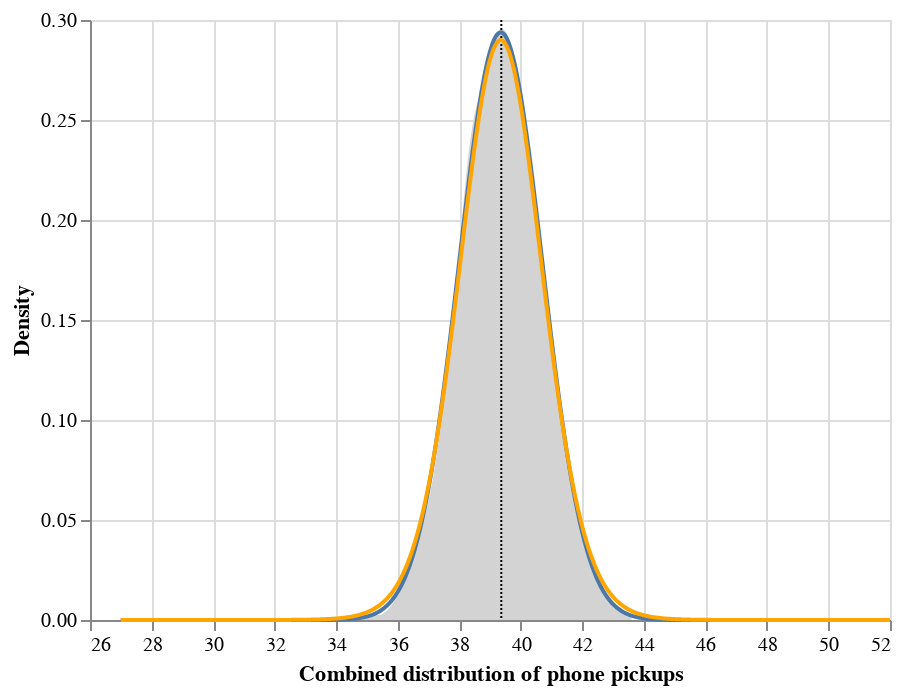

Notebook code cell kept with this figure:
### Markdown cell above
### Question 1.3.2 Visualize and compare uncertainty distributions (5 points)

Visualize all three distributions you have constructed so far in a single plot. 

Hint: if you have saved your previous plots in three separate variables and made them with different enough encodings that they can be distinguished by eye, this answer can be as simple as `pickups_bootstrap_chart + pickups_se_chart + pickups_t_chart`

### Code cell
#pop_chart_bootstrap(redeclaring the code with different title so it will show in combined chart)
df = pd.DataFrame(data = {"bootstrap_means" : bootstrap_means})

pop_density_chart_bootstrap = alt.Chart(df).transform_density(
    density='bootstrap_means',
    as_=['bootstrap_means', 'density'],
    
).mark_area(color="lightgray").encode(
    x=alt.X('bootstrap_means', axis=alt.Axis(title="Combined distribution of phone pickups")),
    y=alt.Y('density:Q', axis=alt.Axis(title="Density"))
)

pop_mean_chart_bootstrap = alt.Chart(df).mark_rule(color="black", strokeDash=[1,1]).encode(
    x="mean(bootstrap_means)"
)

pop_chart_bootstrap = pop_density_chart_bootstrap + pop_mean_chart_bootstrap

combined_chart = pop_chart_bootstrap + pickups_se_chart + pickups_t_chart

combined_chart

### Figure 1 — Vega-Lite specification as saved in the notebook (floating-point values rounded to 4 significant figures; data arrays with more than 128 entries replaced by an {"elided": "..."} marker saying what was removed)
{"config": {"view": {"continuousWidth": 400, "continuousHeight": 300}}, "layer": [{"mark": {"type": "area", "color": "lightgray"}, "encoding": {"x": {"type": "quantitative", "axis": {"title": "Combined distribution of phone pickups"}, "field": "bootstrap_means"}, "y": {"type": "quantitative", "axis": {"title": "Density"}, "field": "density"}}, "transform": [{"density": "bootstrap_means", "as": ["bootstrap_means", "density"]}]}, {"mark": {"type": "rule", "color": "black", "strokeDash": [1, 1]}, "encoding": {"x": {"type": "quantitative", "aggregate": "mean", "field": "bootstrap_means"}}}, {"data": {"name": "data-f576776641b9c2f63f57b28876a26a55"}, "mark": "line", "encoding": {"x": {"type": "quantitative", "field": "Normal sampling distribution of mean pickups"}, "y": {"type": "quantitative", "field": "density"}}}, {"data": {"name": "data-7e1097e9d841f5d7529e7227918c56b3"}, "mark": {"type": "line", "color": "orange"}, "encoding": {"x": {"type": "quantitative", "field": "Student t-based confidence distribution of pickups"}, "y": {"type": "quantitative", "field": "density"}}}], "data": {"name": "data-f3fcf97b5adaa4a381e0a1a63f3c1581"}, "$schema": "https://vega.github.io/schema/vega-lite/v4.8.1.json", "datasets": {"data-f3fcf97b5adaa4a381e0a1a63f3c1581": {"elided": "5000 records"}, "data-f576776641b9c2f63f57b28876a26a55": {"elided": "1001 records"}, "data-7e1097e9d841f5d7529e7227918c56b3": {"elided": "1001 records"}}}
